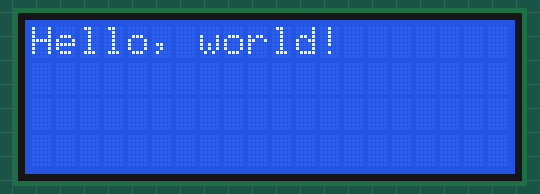
A sketch run on a simulated Arduino Uno, built with avr-gcc and run on an emulated ATmega328P. On the bench: 20×4 character LCD.

Above: at 0.1 s.
At 5.1 s:
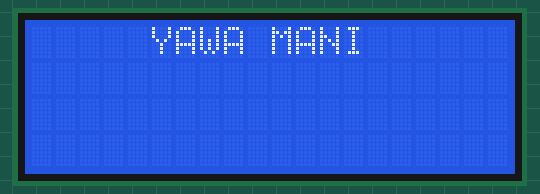
At 10.1 s:
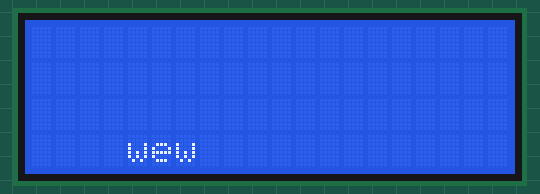

Measured:
- what the display in image 1 shows lasts 5.0 s, from 5.1 s to 10.1 s

The sketch:

LCDtest.ino
```cpp
#include <Wire.h>
#include <LiquidCrystal_I2C.h>

// Set the LCD address to 0x27 for a 16 chars and 2 line display
LiquidCrystal_I2C lcd(0x27, 20, 4);

void setup()
{
	// initialize the LCD
	lcd.begin();

	// Turn on the blacklight and print a message.
	lcd.backlight();
	lcd.print("Hello, world!");
}

void loop()
{

  delay(5000);
  lcd.clear();
  lcd.setCursor(5,0);
  lcd.print("YAWA MANI");
  delay(5000);
  lcd.clear();
  lcd.setCursor(4,3);
  lcd.print("wew");

	// Do nothing here...
}
```
